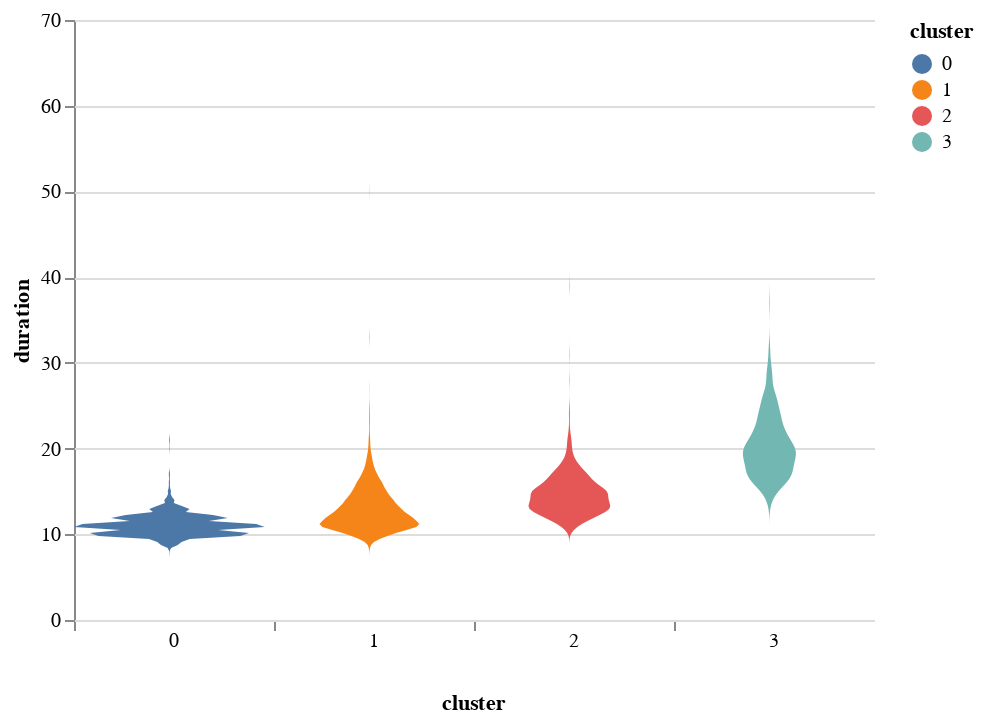

The code cell stored with this chart in its notebook:
### Code cell
from traffic.core import Traffic
from artefact.utils import duration_cumdist_flight
from artefact.plot import dur_dist_plot

flow = "162-216"
runway = "14"

dur_dist = duration_cumdist_flight(
    Traffic.from_file(f"test/t_tsne_gm_{flow}_{runway}.pkl")
)
dur_dist_plot(dur_dist)

### Figure 1 — Vega-Lite specification as saved in the notebook (floating-point values rounded to 4 significant figures; data arrays with more than 128 entries replaced by an {"elided": "..."} marker saying what was removed)
{"config": {"view": {"continuousWidth": 400, "continuousHeight": 300, "stroke": null}, "facet": {"spacing": 0}}, "data": {"name": "data-10832290643cc7e28c42d18477b2719e"}, "mark": {"type": "area", "orient": "horizontal"}, "encoding": {"color": {"type": "nominal", "field": "cluster"}, "column": {"type": "nominal", "field": "cluster", "header": {"labelOrient": "bottom", "labelPadding": 0, "titleOrient": "bottom"}}, "x": {"type": "quantitative", "axis": {"grid": false, "labels": false, "ticks": true, "values": [0]}, "field": "density", "impute": null, "stack": "center", "title": null}, "y": {"type": "quantitative", "field": "duration"}}, "transform": [{"density": "duration", "extent": [0, 70], "groupby": ["cluster"], "as": ["duration", "density"]}], "width": 100, "$schema": "https://vega.github.io/schema/vega-lite/v4.0.0.json", "datasets": {"data-10832290643cc7e28c42d18477b2719e": {"elided": "4437 records"}}}
